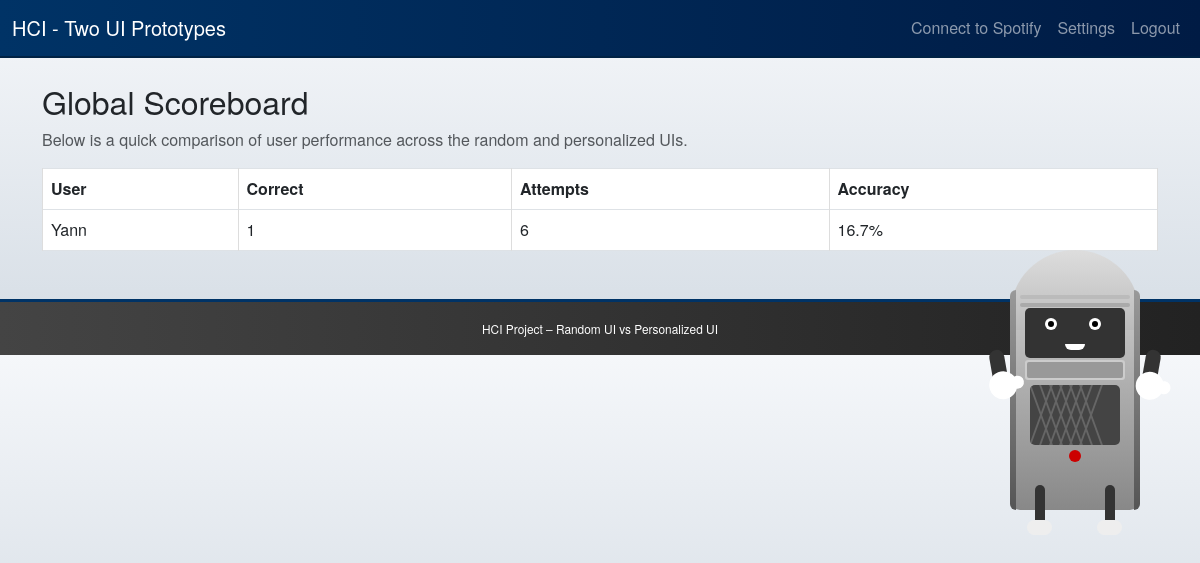
The app's page /scoreboard (signed in) with its own data.
### models.py (models this page shows, shortened)
class User(db.Model):
    id = db.Column(db.Integer, primary_key=True)
    username = db.Column(db.String(80), unique=True, nullable=False)
    password = db.Column(db.String(80), nullable=False)
    total_correct = db.Column(db.Integer, default=0)
    total_attempts = db.Column(db.Integer, default=0)
    missed_songs = db.Column(db.String(1000), default="[]")

### routes/quiz.py (the view)
@quiz_bp.route('/scoreboard')
@require_login
def scoreboard():
    users = User.query.all()
    def accuracy(u):
        if u.total_attempts == 0:
            return 0
        return u.total_correct / u.total_attempts
    sorted_users = sorted(users, key=lambda x: (accuracy(x), x.total_correct), reverse=True)
    return render_template('scoreboard.html', all_users=sorted_users)

### app.py (called while the page is built)
def create_app():
    load_dotenv()
    app = Flask(__name__)
    app.secret_key = "ANY_RANDOM_SECRET_FOR_DEVELOPMENT"  # For dev only
    app.config["SQLALCHEMY_DATABASE_URI"] = "sqlite:///guessing_game.db"
    app.config["SQLALCHEMY_TRACK_MODIFICATIONS"] = False
    db.init_app(app)
    @app.context_processor
    def inject_now():
        return {"now": datetime.datetime.now}
    @app.context_processor
    def inject_buddy_message():
        return {"buddy_message": session.get("buddy_message", "")}
    from routes.auth import auth_bp
    from routes.quiz import quiz_bp
    app.register_blueprint(auth_bp)
    app.register_blueprint(quiz_bp)
    with app.app_context():
        db.create_all()
    return app

### routes/quiz.py (called while the page is built)
def current_user():
    uid = session.get("user_id")
    if not uid:
        return None
    return User.query.get(uid)

def require_login(f):
    from functools import wraps
    @wraps(f)
    def wrapper(*args, **kwargs):
        if not current_user():
            flash("Please log in first!", "warning")
            return redirect(url_for('auth_bp.login'))
        return f(*args, **kwargs)
    return wrapper

### templates/scoreboard.html
{% extends "layout.html" %}
{% block content %}
<h2>Global Scoreboard</h2>
<p class="text-muted">Below is a quick comparison of user performance across the random and personalized UIs.</p>
<table class="table table-bordered">
  <thead>
    <tr>
      <th>User</th>
      <th>Correct</th>
      <th>Attempts</th>
      <th>Accuracy</th>
    </tr>
  </thead>
  <tbody>
    {% for u in all_users %}
      {% set accuracy = 0 %}
      {% if u.total_attempts != 0 %}
        {% set accuracy = (u.total_correct / u.total_attempts) * 100 %}
      {% endif %}
      <tr>
        <td>{{ u.username }}</td>
        <td>{{ u.total_correct }}</td>
        <td>{{ u.total_attempts }}</td>
        <td>{{ accuracy|round(1) }}%</td>
      </tr>
    {% endfor %}
  </tbody>
</table>
{% endblock %}

### static/css/style.css (style rules this page uses)
body { background: linear-gradient(180deg, #f5f7fa 0%, #d4dce4 100%); margin: 0; padding: 0; font-family: "Helvetica Neue", Arial, sans-serif; }
.table-bordered > :not(caption) > * > * { border-color: #ddd !important; }

### records on screen
User: username "Yann", total_correct "1", total_attempts "6", accuracy "16.7"
